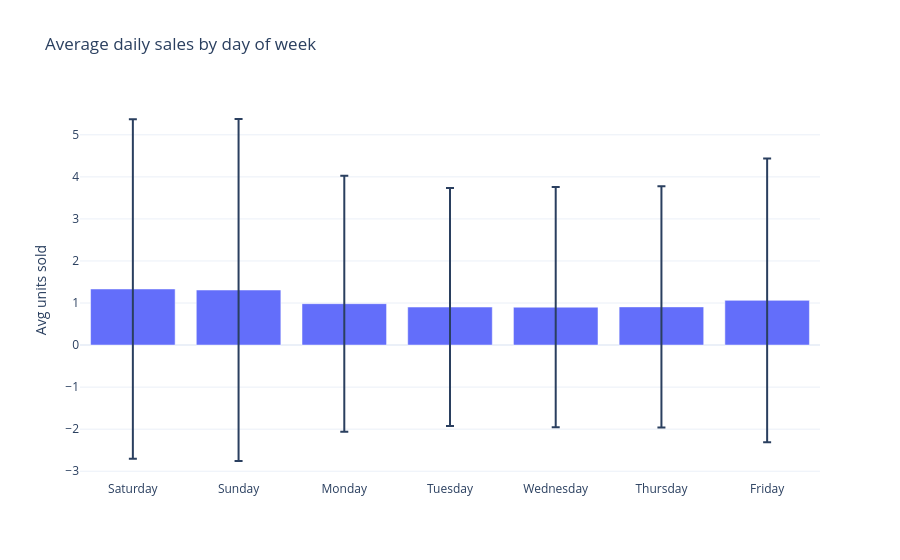

The cell this chart's notebook holds for it:
### Markdown cell above
## 3. Weekly seasonality

### Code cell
dow = con.execute("""
    SELECT weekday, AVG(sales) AS avg_sales, STDDEV(sales) AS std_sales
    FROM m5
    GROUP BY weekday
    ORDER BY CASE weekday
        WHEN 'Saturday' THEN 0 WHEN 'Sunday' THEN 1
        WHEN 'Monday' THEN 2 WHEN 'Tuesday' THEN 3
        WHEN 'Wednesday' THEN 4 WHEN 'Thursday' THEN 5 ELSE 6 END
""").df()

fig = px.bar(dow, x="weekday", y="avg_sales", error_y="std_sales",
             title="Average daily sales by day of week",
             labels={"avg_sales": "Avg units sold", "weekday": ""})
fig.update_layout(template="plotly_white")
fig.show()

### Figure 1 — Plotly figure (JSON) as saved in the notebook; plotly's stock layout.template omitted (floating-point values rounded to 4 significant figures)
{"data": [{"error_y": {"array": [4.036, 4.066, 3.045, 2.829, 2.855, 2.867, 3.374]}, "hovertemplate": "=%{x}<br>Avg units sold=%{y}<extra></extra>", "legendgroup": "", "marker": {"color": "#636efa", "pattern": {"shape": ""}}, "name": "", "orientation": "v", "showlegend": false, "textposition": "auto", "type": "bar", "x": ["Saturday", "Sunday", "Monday", "Tuesday", "Wednesday", "Thursday", "Friday"], "xaxis": "x", "y": [1.334, 1.31, 0.9845, 0.9044, 0.9008, 0.9082, 1.063], "yaxis": "y"}], "layout": {"barmode": "relative", "legend": {"tracegroupgap": 0}, "title": {"text": "Average daily sales by day of week"}, "xaxis": {"anchor": "y", "domain": [0, 1], "title": {"text": ""}}, "yaxis": {"anchor": "x", "domain": [0, 1], "title": {"text": "Avg units sold"}}}}
